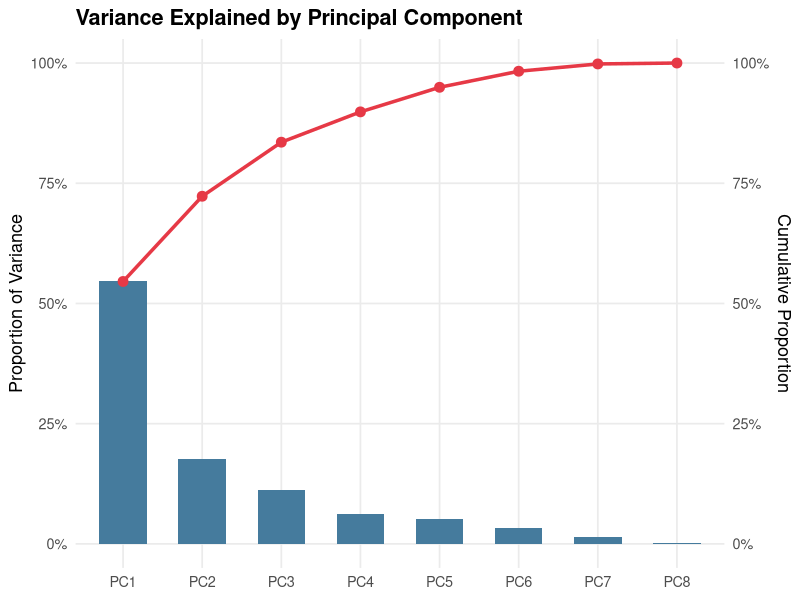
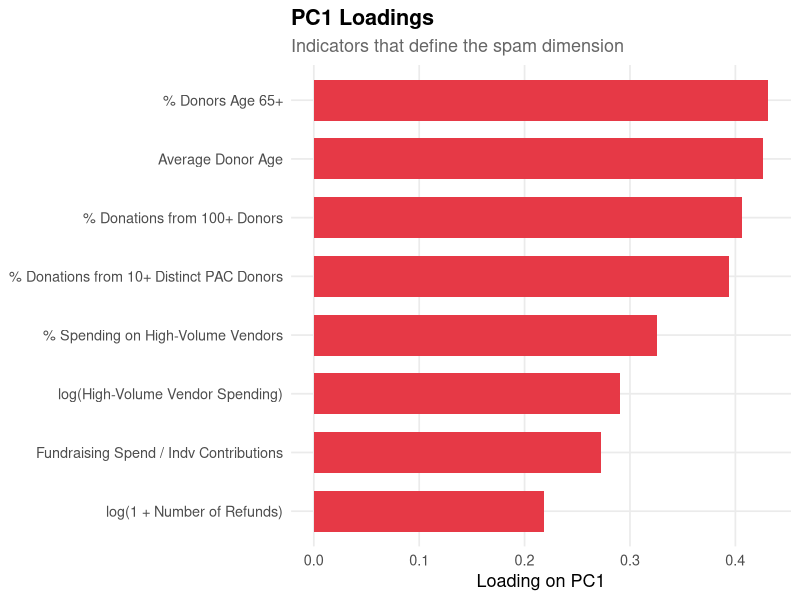
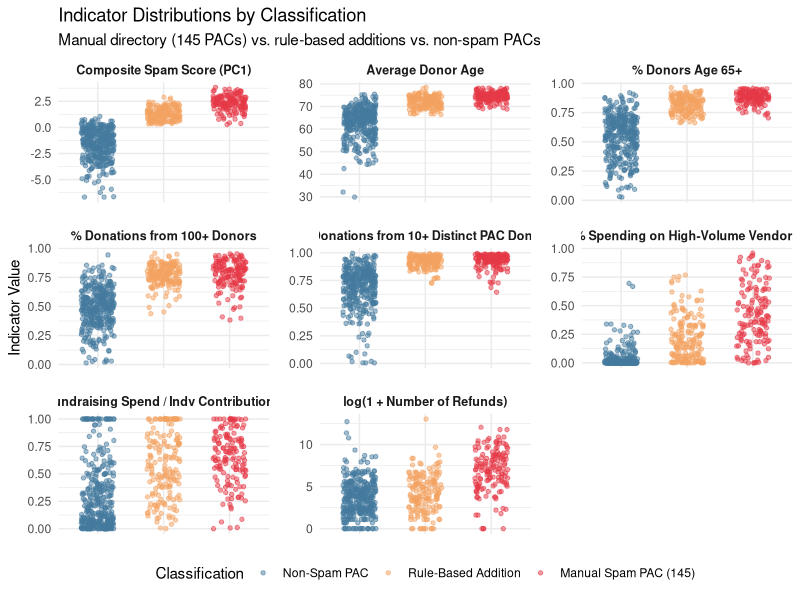
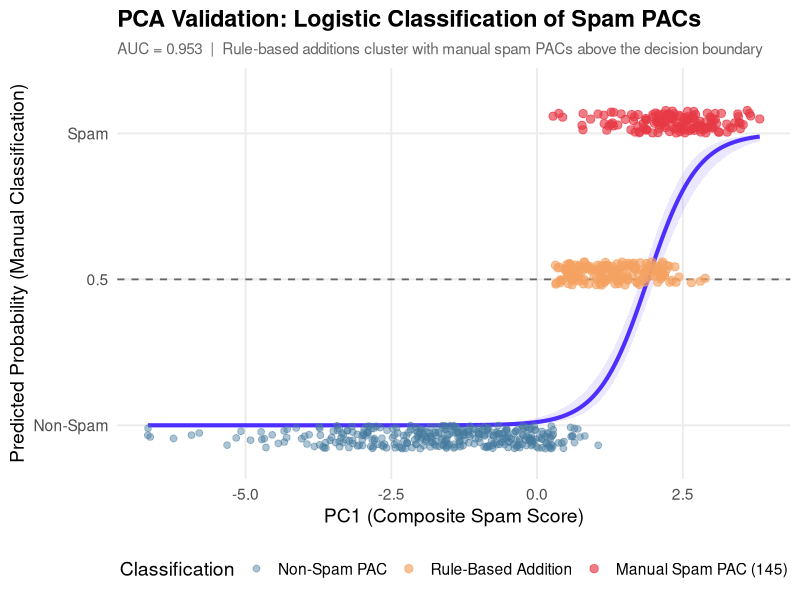

Source code (R) for these figures, in order:
# =============================================================================
# PCA Validation of the Spam PAC Directory
# =============================================================================
#
# This script validates the manually coded spam PAC directory (145 PACs) using
# principal component analysis. It also applies a set of rule-based diagnostic
# checks to compare the manual directory against a fully data-driven classification.
#
# Required data files (in data/):
#   - spam_pac_indicators_for_pca.csv  | Indicator matrix for all PACs and candidates
#   - spam_pac_directory_final.csv     | Manual spam PAC directory (145 PACs)
#
# Outputs:
#   - Correlation matrix, PCA summary, and leave-one-out robustness (stdout)
#   - Rule-based classification diagnostics (stdout)
#   - Three-category breakdown: Manual (145), Rule-Based Addition, Non-Spam (stdout)
#   - figs/pca_scree.png                | Variance explained by component
#   - figs/pca_loadings.png             | PC1 loadings bar chart
#   - figs/pca_indicators_jitter.png    | Indicator distributions (3 categories)
#   - figs/pca_classification.png        | Logistic classification curve (3 categories)
#
# =============================================================================


# -----------------------------------------------------------------------------
# Setup
# -----------------------------------------------------------------------------

req_pkgs <- c("data.table", "dplyr", "tidyr", "ggplot2", "pROC", "glue")
missing_pkgs <- req_pkgs[!vapply(req_pkgs, requireNamespace, logical(1), quietly = TRUE)]
if (length(missing_pkgs) > 0) {
  stop(sprintf("Missing required packages: %s", paste(missing_pkgs, collapse = ", ")),
       call. = FALSE)
}

suppressPackageStartupMessages({
  library(data.table)
  library(dplyr)
  library(tidyr)
  library(ggplot2)
  library(pROC)
  library(glue)
})

dir.create("figs", showWarnings = FALSE)


# =============================================================================
# 1. Load Data and Prepare Indicators
# =============================================================================

df_agg <- read.csv("data/spam_pac_indicators_for_pca.csv")

# Load spam PAC directory
sp_dir <- read.csv("data/spam_pac_directory_final.csv")
df_agg$is_spam_pac_manual <- as.integer(df_agg$bonica_rid %in% sp_dir$bonica_rid)
df_agg$is_spam_pac        <- df_agg$is_spam_pac_manual

df_agg$log_hvv_total <- log1p(df_agg$hvv_total)
df_agg$is_cand <- as.numeric(grepl("cand", df_agg$bonica_rid) & df_agg$is_spam_pac_manual==0)



# PCA indicator set
use.cols <- c(
    "mean_age",
    "pct_65_plus",
    "pct_overall_donations_100plus",
    "pct_overall_donations_10plus_distinct",
    "high_volume_vendor_pct",
    "fundraising_inefficiency",
    "log_hvv_total",
    "log_n_refunds"
)

# Restrict PCA to PACs only (exclude candidates)
df_comm <- df_agg[df_agg$is_cand == 0, ]


# =============================================================================
# 2. Correlation Matrix
# =============================================================================

cat("\n")
cat("===========================================================================\n")
cat("  Correlation Matrix for PCA Indicators\n")
cat("===========================================================================\n\n")
print(round(cor(df_comm[, use.cols], use = "complete.obs"), 3))


# =============================================================================
# 3. Fit PCA Model
# =============================================================================

pr.out <- prcomp(df_comm[, use.cols], center = TRUE, scale. = TRUE)

cat("\n")
cat("===========================================================================\n")
cat("  PCA Model Summary\n")
cat("===========================================================================\n\n")
print(summary(pr.out))
cat("\n  PC1 and PC2 Loadings:\n")
print(round(pr.out$rotation[, 1:2], 3))

# Score all rows (PACs and candidates) using the PAC-only PCA model
df_agg$pc1 <- predict(pr.out, newdata = df_agg[, use.cols])[, 1]
df_agg$pc2 <- predict(pr.out, newdata = df_agg[, use.cols])[, 2]

# Also score the PAC-only subset
df_comm$pc1 <- pr.out$x[, 1]
df_comm$pc2 <- pr.out$x[, 2]

# Ensure higher PC1 = more spam-like
if (mean(df_comm$pc1[df_comm$is_spam_pac_manual == 1], na.rm = TRUE) < 0) {
    df_comm$pc1 <- df_comm$pc1 * -1
    df_agg$pc1  <- df_agg$pc1  * -1
    pr.out$rotation[, 1] <- pr.out$rotation[, 1] * -1
}
if (mean(df_comm$pc2[df_comm$is_spam_pac_manual == 1], na.rm = TRUE) < 0) {
    df_comm$pc2 <- df_comm$pc2 * -1
    df_agg$pc2  <- df_agg$pc2  * -1
}


# =============================================================================
# 4. Leave-One-Out Robustness
# =============================================================================

cat("\n")
cat("===========================================================================\n")
cat("  Leave-One-Out Robustness (correlation with full model PC1)\n")
cat("===========================================================================\n\n")

rdim <- NULL
for (i.col in seq_along(use.cols)) {
    pr.out.tmp <- prcomp(df_comm[, use.cols[-i.col]], center = TRUE, scale. = TRUE)
    rdim <- cbind(rdim, pr.out.tmp$x[, 1])
}
colnames(rdim) <- use.cols
rownames(rdim) <- df_comm$bonica_rid

main.model.pca.1 <- df_comm$pc1
print(t(cor(main.model.pca.1, rdim)))
cat("\n  Note: correlations consistently above r = 0.98 indicate high robustness.\n")


# =============================================================================
# 5. Rule-Based Diagnostic Classification
# =============================================================================

cat("\n")
cat("===========================================================================\n")
cat("  Rule-Based Diagnostic Classification\n")
cat("===========================================================================\n\n")

indicators <- df_comm

# Check 1: Donor saturation — >=85% of donations from hyper-frequent donors
# Use pct_overall_either_100n_10d if available, otherwise construct from available cols
if ("pct_overall_either_100n_10d" %in% names(indicators)) {
    check1 <- with(indicators, ifelse(
        round(pct_overall_either_100n_10d, 2) >= 0.85, 1L, 0L))
} else {
    # Fallback: use pct_overall_donations_100plus as proxy
    check1 <- with(indicators, ifelse(
        pct_overall_donations_100plus >= 0.50 |
        pct_overall_donations_10plus_distinct >= 0.85, 1L, 0L))
}

# Check 2: Fundraising structure — high vendor spending or large-scale inefficiency
check2 <- with(indicators, ifelse(
    (high_volume_vendor_pct >= 0.20 & (fundraising_inefficiency >= 0.35)) |
    (exp(log_hvv_total) > 1e6 & (fundraising_inefficiency >= 0.5)),
    1L, 0L))

# Check 3: Donor age — >66% of donors aged 65+
check3 <- with(indicators, ifelse(pct_65_plus > 0.66, 1L, 0L))

# Check 4: PCA — above median PC1 score among PACs
check4 <- with(indicators, ifelse(
    pc1 >= quantile(pc1, probs = 0.5), 1L, 0L))

# Combined: must pass (check1 OR check2) AND check3 AND check4
full <- ifelse((check1 == 1 | check2 == 1) & check3 == 1 & check4 == 1, 1L, 0L)
fundraising_model <- ifelse(check1 == 1 | check2 == 1, 1L, 0L)

spam   <- indicators[indicators$is_spam_pac_manual == 1, ]
n_spam <- nrow(spam)

cat(sprintf("  Total spam PACs in manual directory:  %d\n\n", n_spam))
cat("  --- Individual Criteria ---\n")
cat(sprintf("  Meet check1 (donor saturation):       %d / %d  (%.1f%%)\n",
            sum(check1[indicators$is_spam_pac_manual == 1]), n_spam,
            100 * mean(check1[indicators$is_spam_pac_manual == 1])))
cat(sprintf("  Meet check2 (fundraising structure):  %d / %d  (%.1f%%)\n",
            sum(check2[indicators$is_spam_pac_manual == 1]), n_spam,
            100 * mean(check2[indicators$is_spam_pac_manual == 1])))
cat(sprintf("  Meet check3 (donor age > 66%%):        %d / %d  (%.1f%%)\n",
            sum(check3[indicators$is_spam_pac_manual == 1]), n_spam,
            100 * mean(check3[indicators$is_spam_pac_manual == 1])))
cat(sprintf("  Meet check4 (PCA above median):       %d / %d  (%.1f%%)\n",
            sum(check4[indicators$is_spam_pac_manual == 1]), n_spam,
            100 * mean(check4[indicators$is_spam_pac_manual == 1])))
cat(sprintf("  Meet check1 OR check2:                %d / %d  (%.1f%%)\n",
            sum(fundraising_model[indicators$is_spam_pac_manual == 1]), n_spam,
            100 * mean(fundraising_model[indicators$is_spam_pac_manual == 1])))
cat(sprintf("\n  Meet ALL criteria:                    %d / %d  (%.1f%%)\n",
            sum(full[indicators$is_spam_pac_manual == 1]), n_spam,
            100 * mean(full[indicators$is_spam_pac_manual == 1])))


# --- Spam PACs that FAIL all criteria ---
fail_idx <- which(indicators$is_spam_pac_manual == 1 & full == 0)
fail <- indicators[fail_idx, ]
cat(sprintf("\n  --- Spam PACs that FAIL criteria: %d ---\n", nrow(fail)))
if (nrow(fail) > 0) {
    fail$check1 <- check1[fail_idx]
    fail$check2 <- check2[fail_idx]
    fail$check3 <- check3[fail_idx]
    fail$check4 <- check4[fail_idx]
    for (i in seq_len(nrow(fail))) {
        fails_on <- c()
        if (fail$check1[i] == 0 & fail$check2[i] == 0) fails_on <- c(fails_on, "fundraising model")
        if (fail$check2[i] == 0) fails_on <- c(fails_on, "fundraising efficiency")
        if (fail$check3[i] == 0) fails_on <- c(fails_on, "donor age")
        if (fail$check4[i] == 0) fails_on <- c(fails_on, "PCA")
        nm <- if ("committee_name" %in% names(fail)) fail$committee_name[i] else fail$bonica_rid[i]
        cat(sprintf("    %-45s  fails: %s\n",
                    paste0(nm, " | ", fail$bonica_rid[i]),
                    paste(fails_on, collapse = ", ")))
    }
}

# --- Non-spam PACs that MEET all criteria (rule-based additions) ---
non_spam_qualify <- indicators[indicators$is_spam_pac_manual == 0 & full == 1, ]
cat(sprintf("\n  --- Non-spam PACs that MEET all criteria: %d ---\n", nrow(non_spam_qualify)))
if (nrow(non_spam_qualify) > 0) {
    non_spam_qualify <- non_spam_qualify[order(-non_spam_qualify$pc1), ]
    for (i in seq_len(min(nrow(non_spam_qualify), 30))) {
        nm <- if ("committee_name" %in% names(non_spam_qualify)) {
            non_spam_qualify$committee_name[i]
        } else {
            non_spam_qualify$bonica_rid[i]
        }
        cat(sprintf("    %-45s  (PC1: %.2f)\n", nm, non_spam_qualify$pc1[i]))
    }
    if (nrow(non_spam_qualify) > 30) {
        cat(sprintf("    ... and %d more\n", nrow(non_spam_qualify) - 30))
    }
}

# Construct rule-based directory
rule_based_spam <- indicators$bonica_rid[full == 1 | indicators$is_spam_pac_manual == 1]
n_rule_based <- sum(full == 1)
n_overlap    <- sum(full == 1 & indicators$is_spam_pac_manual == 1)
n_manual_only <- sum(full == 0 & indicators$is_spam_pac_manual == 1)
n_rule_only   <- sum(full == 1 & indicators$is_spam_pac_manual == 0)

cat(sprintf("\n  --- Directory Comparison ---\n"))
cat(sprintf("  Manual directory:                 %d PACs\n", n_spam))
cat(sprintf("  Rule-based directory:             %d PACs\n", n_rule_based))
cat(sprintf("  Overlap (manual ∩ rule-based):    %d PACs\n", n_overlap))
cat(sprintf("  Manual only (below threshold):    %d PACs\n", n_manual_only))
cat(sprintf("  Rule-based only (new additions):  %d PACs\n", n_rule_only))

# --- Three-category classification ---
df_comm$is_rule_based_addition <- as.integer(full == 1 & indicators$is_spam_pac_manual == 0)
manual_label <- sprintf("Manual Spam PAC (%d)", n_spam)

df_comm$spam_category <- factor(
    ifelse(df_comm$is_spam_pac_manual == 1, manual_label,
    ifelse(df_comm$is_rule_based_addition == 1, "Rule-Based Addition",
           "Non-Spam PAC")),
    levels = c("Non-Spam PAC", "Rule-Based Addition", manual_label)
)

# Color palette for three categories
cat_colors <- setNames(c("#457B9D", "#F4A261", "#E63946"),
                       c("Non-Spam PAC", "Rule-Based Addition", manual_label))

cat(sprintf("\n  Three-category breakdown:\n"))
print(table(df_comm$spam_category))


# =============================================================================
# 6. AUC and Logistic Model
# =============================================================================

cat("\n")
cat("===========================================================================\n")
cat("  Logistic Model and AUC\n")
cat("===========================================================================\n\n")

roc_pc1 <- roc(df_comm$is_spam_pac_manual, df_comm$pc1, quiet = TRUE)
auc_pc1 <- round(auc(roc_pc1), 3)
cat(sprintf("  PC1 AUC: %.3f\n", auc_pc1))

roc_pc2 <- roc(df_comm$is_spam_pac_manual, df_comm$pc2, quiet = TRUE)
auc_pc2 <- round(auc(roc_pc2), 3)
cat(sprintf("  PC2 AUC: %.3f\n\n", auc_pc2))

logit_mod <- glm(is_spam_pac_manual ~ pc1, data = df_comm, family = binomial())
cat("=== Logistic Regression: is_spam_pac ~ pc1 ===\n")
print(summary(logit_mod))


# =============================================================================
# 7. Plots
# =============================================================================


# -----------------------------------------------------------------------------
# Plot 1: Scree Plot
# -----------------------------------------------------------------------------

var_explained <- summary(pr.out)$importance
scree_df <- data.frame(
    PC = factor(paste0("PC", seq_len(ncol(var_explained))),
                levels = paste0("PC", seq_len(ncol(var_explained)))),
    Proportion = var_explained["Proportion of Variance", ],
    Cumulative = var_explained["Cumulative Proportion", ]
)

p_scree <- ggplot(scree_df, aes(x = PC, y = Proportion)) +
    geom_col(fill = "#457B9D", width = 0.6) +
    geom_line(aes(x = as.numeric(PC), y = Cumulative),
              color = "#E63946", linewidth = 1.2) +
    geom_point(aes(x = as.numeric(PC), y = Cumulative),
               color = "#E63946", size = 3) +
    scale_y_continuous(labels = scales::percent_format(),
                       sec.axis = sec_axis(~ ., name = "Cumulative Proportion",
                                           labels = scales::percent_format())) +
    labs(title = "Variance Explained by Principal Component",
         x = NULL, y = "Proportion of Variance") +
    theme_minimal(base_size = 13) +
    theme(plot.title = element_text(face = "bold"),
          panel.grid.minor = element_blank())

ggsave(p_scree, file = "figs/pca_scree.png",
       width = 8, height = 5, bg = "white")
cat("  Saved figs/pca_scree.png\n")


# -----------------------------------------------------------------------------
# Plot 2: PC1 Loadings
# -----------------------------------------------------------------------------

loadings_df <- data.frame(
    Variable = rownames(pr.out$rotation),
    Loading  = pr.out$rotation[, 1]
)
loadings_df <- loadings_df[order(loadings_df$Loading), ]

label_map <- c(
    mean_age                               = "Average Donor Age",
    pct_65_plus                            = "% Donors Age 65+",
    pct_overall_donations_100plus          = "% Donations from 100+ Donors",
    pct_overall_donations_10plus_distinct  = "% Donations from 10+ Distinct PAC Donors",
    high_volume_vendor_pct                 = "% Spending on High-Volume Vendors",
    fundraising_inefficiency               = "Fundraising Spend / Indv Contributions",
    log_hvv_total                          = "log(High-Volume Vendor Spending)",
    log_n_refunds                          = "log(1 + Number of Refunds)"
)
loadings_df$Label <- ifelse(loadings_df$Variable %in% names(label_map),
                            label_map[as.character(loadings_df$Variable)],
                            as.character(loadings_df$Variable))
loadings_df$Label <- factor(loadings_df$Label,
                            levels = loadings_df$Label[order(loadings_df$Loading)])

p_loadings <- ggplot(loadings_df, aes(x = Label, y = Loading)) +
    geom_col(aes(fill = Loading > 0), width = 0.7, show.legend = FALSE) +
    scale_fill_manual(values = c("TRUE" = "#E63946", "FALSE" = "#457B9D")) +
    coord_flip() +
    labs(title = "PC1 Loadings",
         subtitle = "Indicators that define the spam dimension",
         x = NULL, y = "Loading on PC1") +
    theme_minimal(base_size = 13) +
    theme(plot.title    = element_text(face = "bold"),
          plot.subtitle = element_text(color = "#666666"),
          panel.grid.minor = element_blank())

ggsave(p_loadings, file = "figs/pca_loadings.png",
       width = 9, height = 5, bg = "white")
cat("  Saved figs/pca_loadings.png\n")


# -----------------------------------------------------------------------------
# Plot 3: Indicator Distributions by Spam Category (Jitter)
# Three categories: Manual Spam PAC, Rule-Based Addition, Non-Spam PAC
# -----------------------------------------------------------------------------

indicator_list <- c(
    "pc1",
    "mean_age",
    "pct_65_plus",
    "pct_overall_donations_100plus",
    "pct_overall_donations_10plus_distinct",
    "high_volume_vendor_pct",
    "fundraising_inefficiency",
    "log_n_refunds"
)

plot_label_map <- c(
    pc1                                    = "Composite Spam Score (PC1)",
    mean_age                               = "Average Donor Age",
    pct_65_plus                            = "% Donors Age 65+",
    pct_overall_donations_100plus          = "% Donations from 100+ Donors",
    pct_overall_donations_10plus_distinct  = "% Donations from 10+ Distinct PAC Donors",
    high_volume_vendor_pct                 = "% Spending on High-Volume Vendors",
    fundraising_inefficiency               = "Fundraising Spend / Indv Contributions",
    log_n_refunds                          = "log(1 + Number of Refunds)"
)

# Winsorize extreme outliers for visual clarity
winsorize99 <- function(x) pmin(x, quantile(x, 0.995, na.rm = TRUE))
cols_to_winsorize <- c("fundraising_inefficiency")

# Filter to available columns
indicator_list <- intersect(indicator_list, names(df_comm))

df_plot <- df_comm %>%
    mutate(across(any_of(cols_to_winsorize), winsorize99)) %>%
    select(spam_category, all_of(indicator_list)) %>%
    pivot_longer(cols      = -spam_category,
                 names_to  = "indicator",
                 values_to = "value") %>%
    mutate(indicator = factor(indicator,
                              levels = indicator_list,
                              labels = plot_label_map[indicator_list]))

p_jitter <- ggplot(df_plot, aes(x = spam_category, y = value, color = spam_category)) +
    geom_jitter(width = 0.25, alpha = 0.5, size = 1.2) +
    facet_wrap(~ indicator, scales = "free_y", ncol = 3) +
    scale_color_manual(values = cat_colors) +
    labs(title    = "Indicator Distributions by Classification",
         subtitle = sprintf("Manual directory (%d PACs) vs. rule-based additions vs. non-spam PACs", n_spam),
         x = NULL, y = "Indicator Value", color = "Classification") +
    theme_minimal() +
    theme(legend.position = "bottom",
          axis.text.x     = element_blank(),
          axis.ticks.x    = element_blank(),
          strip.text       = element_text(face = "bold", size = 9),
          panel.spacing    = unit(1, "lines"))

ggsave(p_jitter, file = "figs/pca_indicators_jitter.png",
       width = 14, height = 10, bg = "white")
cat("  Saved figs/pca_indicators_jitter.png\n")


# -----------------------------------------------------------------------------
# Plot 4: Logistic Classification Curve (three-category jitter)
# Logistic model is still binary (manual spam vs. rest), but the jittered
# points are colored by three categories to show where rule-based additions fall
# -----------------------------------------------------------------------------

newdat     <- data.frame(pc1 = seq(min(df_comm$pc1, na.rm = TRUE),
                                   max(df_comm$pc1, na.rm = TRUE),
                                   length.out = 500))
pred       <- predict(logit_mod, newdata = newdat, type = "link", se.fit = TRUE)
newdat$pr  <- plogis(pred$fit)
newdat$lo  <- plogis(pred$fit - 1.96 * pred$se.fit)
newdat$hi  <- plogis(pred$fit + 1.96 * pred$se.fit)

# Jitter y-positions: manual spam at top, rule-based additions in middle, non-spam at bottom
df_comm$y_jit <- ifelse(df_comm$is_spam_pac_manual == 1, 1.04,
                 ifelse(df_comm$is_rule_based_addition == 1, 0.52, -0.04))

p_logistic <- ggplot() +
    geom_ribbon(data = newdat, aes(x = pc1, ymin = lo, ymax = hi),
                fill = "#7B61FF", alpha = 0.15) +
    geom_hline(yintercept = 0.5, linetype = "dashed",
               linewidth = 0.6, color = "#666666") +
    geom_line(data = newdat, aes(x = pc1, y = pr),
              color = "#4C2FFF", linewidth = 1.4) +
    geom_jitter(data = df_comm[df_comm$spam_category == "Non-Spam PAC", ],
                aes(x = pc1, y = y_jit, color = spam_category),
                height = 0.04, width = 0, alpha = 0.45, size = 2) +
    geom_jitter(data = df_comm[df_comm$spam_category == "Rule-Based Addition", ],
                aes(x = pc1, y = y_jit, color = spam_category),
                height = 0.04, width = 0, alpha = 0.65, size = 2.5) +
    geom_jitter(data = df_comm[df_comm$spam_category == manual_label, ],
                aes(x = pc1, y = y_jit, color = spam_category),
                height = 0.04, width = 0, alpha = 0.65, size = 2.5) +
    scale_color_manual(values = cat_colors) +
    scale_y_continuous(limits = c(-0.12, 1.16),
                       breaks = c(0, 0.5, 1),
                       labels = c("Non-Spam", "0.5", "Spam")) +
    labs(x        = "PC1 (Composite Spam Score)",
         y        = "Predicted Probability (Manual Classification)",
         title    = "PCA Validation: Logistic Classification of Spam PACs",
         subtitle = sprintf("AUC = %.3f  |  Rule-based additions cluster with manual spam PACs above the decision boundary", auc_pc1),
         color    = "Classification") +
    theme_minimal(base_size = 14) +
    theme(panel.grid.minor = element_blank(),
          plot.title       = element_text(face = "bold"),
          plot.subtitle    = element_text(color = "#666666", size = 11),
          legend.position  = "bottom")

ggsave(p_logistic, file = "figs/pca_classification.png",
       width = 10, height = 6, bg = "white")
cat("  Saved figs/pca_classification.png\n")


cat("\n  Done.\n")
